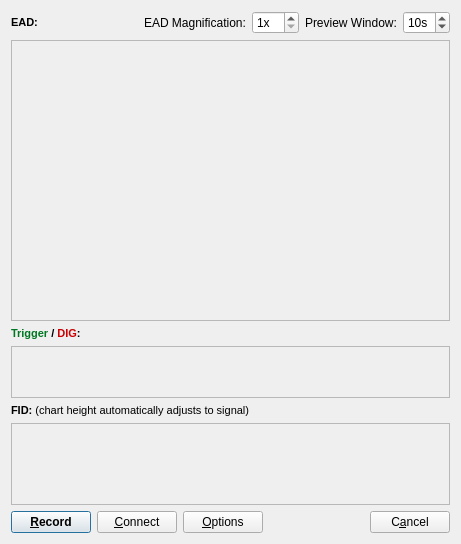
<ui version="4.0" >
 <class>RecordDialogClass</class>
 <widget class="QDialog" name="RecordDialogClass" >
  <property name="windowModality" >
   <enum>Qt::ApplicationModal</enum>
  </property>
  <property name="geometry" >
   <rect>
    <x>0</x>
    <y>0</y>
    <width>461</width>
    <height>544</height>
   </rect>
  </property>
  <property name="windowTitle" >
   <string>Record</string>
  </property>
  <layout class="QVBoxLayout" name="verticalLayout_3" >
   <item>
    <layout class="QHBoxLayout" name="horizontalLayout_2" >
     <item>
      <widget class="QLabel" name="label" >
       <property name="font" >
        <font>
         <family>MS Shell Dlg 2</family>
         <pointsize>8</pointsize>
         <weight>75</weight>
         <italic>false</italic>
         <bold>true</bold>
         <underline>false</underline>
         <strikeout>false</strikeout>
        </font>
       </property>
       <property name="text" >
        <string>EAD:</string>
       </property>
      </widget>
     </item>
     <item>
      <spacer name="horizontalSpacer" >
       <property name="orientation" >
        <enum>Qt::Horizontal</enum>
       </property>
       <property name="sizeHint" stdset="0" >
        <size>
         <width>40</width>
         <height>20</height>
        </size>
       </property>
      </spacer>
     </item>
     <item>
      <widget class="QLabel" name="label_2" >
       <property name="text" >
        <string>EAD Magnification:</string>
       </property>
      </widget>
     </item>
     <item>
      <widget class="QSpinBox" name="spnMag" >
       <property name="suffix" >
        <string>x</string>
       </property>
       <property name="minimum" >
        <number>1</number>
       </property>
       <property name="maximum" >
        <number>10</number>
       </property>
       <property name="value" >
        <number>1</number>
       </property>
      </widget>
     </item>
     <item>
      <widget class="QLabel" name="label_3" >
       <property name="text" >
        <string>Preview Window:</string>
       </property>
      </widget>
     </item>
     <item>
      <widget class="QSpinBox" name="spnWindow" >
       <property name="suffix" >
        <string>s</string>
       </property>
       <property name="minimum" >
        <number>5</number>
       </property>
       <property name="maximum" >
        <number>60</number>
       </property>
       <property name="value" >
        <number>10</number>
       </property>
      </widget>
     </item>
    </layout>
   </item>
   <item>
    <widget class="QFrame" name="frame" >
     <property name="sizePolicy" >
      <sizepolicy vsizetype="Expanding" hsizetype="Expanding" >
       <horstretch>0</horstretch>
       <verstretch>0</verstretch>
      </sizepolicy>
     </property>
     <property name="frameShape" >
      <enum>QFrame::StyledPanel</enum>
     </property>
     <property name="frameShadow" >
      <enum>QFrame::Plain</enum>
     </property>
     <layout class="QHBoxLayout" name="horizontalLayout_6" >
      <property name="spacing" >
       <number>0</number>
      </property>
      <property name="margin" >
       <number>0</number>
      </property>
      <item>
       <widget class="SweepWidget" native="1" name="eadSignal" >
        <property name="minimumSize" >
         <size>
          <width>0</width>
          <height>100</height>
         </size>
        </property>
       </widget>
      </item>
     </layout>
    </widget>
   </item>
   <item>
    <widget class="QLabel" name="label_5" >
     <property name="font" >
      <font>
       <family>MS Shell Dlg 2</family>
       <pointsize>8</pointsize>
       <weight>75</weight>
       <italic>false</italic>
       <bold>true</bold>
       <underline>false</underline>
       <strikeout>false</strikeout>
      </font>
     </property>
     <property name="text" >
      <string>&lt;!DOCTYPE HTML PUBLIC "-//W3C//DTD HTML 4.0//EN" "http://www.w3.org/TR/REC-html40/strict.dtd">
&lt;html>&lt;head>&lt;meta name="qrichtext" content="1" />&lt;style type="text/css">
p, li { white-space: pre-wrap; }
&lt;/style>&lt;/head>&lt;body style=" font-family:'MS Shell Dlg 2'; font-size:8pt; font-weight:600; font-style:normal;">
&lt;p style=" margin-top:0px; margin-bottom:0px; margin-left:0px; margin-right:0px; -qt-block-indent:0; text-indent:0px;">&lt;span style=" color:#007722;">Trigger&lt;/span> / &lt;span style=" color:#cc0000;">DIG&lt;/span>:&lt;/p>&lt;/body>&lt;/html></string>
     </property>
    </widget>
   </item>
   <item>
    <widget class="QFrame" name="frame_3" >
     <property name="frameShape" >
      <enum>QFrame::StyledPanel</enum>
     </property>
     <property name="frameShadow" >
      <enum>QFrame::Raised</enum>
     </property>
     <layout class="QVBoxLayout" name="verticalLayout_2" >
      <property name="spacing" >
       <number>0</number>
      </property>
      <property name="margin" >
       <number>0</number>
      </property>
      <item>
       <widget class="DigitalSignalsWidget" native="1" name="digitalSignals" >
        <property name="minimumSize" >
         <size>
          <width>0</width>
          <height>50</height>
         </size>
        </property>
       </widget>
      </item>
     </layout>
    </widget>
   </item>
   <item>
    <widget class="QLabel" name="label_4" >
     <property name="font" >
      <font>
       <family>MS Shell Dlg 2</family>
       <pointsize>8</pointsize>
       <weight>75</weight>
       <italic>false</italic>
       <bold>true</bold>
       <underline>false</underline>
       <strikeout>false</strikeout>
      </font>
     </property>
     <property name="text" >
      <string>&lt;!DOCTYPE HTML PUBLIC "-//W3C//DTD HTML 4.0//EN" "http://www.w3.org/TR/REC-html40/strict.dtd">
&lt;html>&lt;head>&lt;meta name="qrichtext" content="1" />&lt;style type="text/css">
p, li { white-space: pre-wrap; }
&lt;/style>&lt;/head>&lt;body style=" font-family:'MS Shell Dlg 2'; font-size:8pt; font-weight:600; font-style:normal;">
&lt;p style=" margin-top:0px; margin-bottom:0px; margin-left:0px; margin-right:0px; -qt-block-indent:0; text-indent:0px;">FID: &lt;span style=" font-weight:400;">(chart height automatically adjusts to signal)&lt;/span>&lt;/p>&lt;/body>&lt;/html></string>
     </property>
    </widget>
   </item>
   <item>
    <widget class="QFrame" name="frame_2" >
     <property name="frameShape" >
      <enum>QFrame::StyledPanel</enum>
     </property>
     <property name="frameShadow" >
      <enum>QFrame::Raised</enum>
     </property>
     <layout class="QVBoxLayout" name="verticalLayout" >
      <property name="spacing" >
       <number>0</number>
      </property>
      <property name="margin" >
       <number>0</number>
      </property>
      <item>
       <widget class="SweepWidget" native="1" name="fidSignal" >
        <property name="minimumSize" >
         <size>
          <width>50</width>
          <height>80</height>
         </size>
        </property>
       </widget>
      </item>
     </layout>
    </widget>
   </item>
   <item>
    <layout class="QHBoxLayout" name="horizontalLayout_5" >
     <item>
      <widget class="QPushButton" name="btnRecord" >
       <property name="font" >
        <font>
         <family>MS Shell Dlg 2</family>
         <pointsize>9</pointsize>
         <weight>75</weight>
         <italic>false</italic>
         <bold>true</bold>
         <underline>false</underline>
         <strikeout>false</strikeout>
        </font>
       </property>
       <property name="text" >
        <string>&amp;Record</string>
       </property>
       <property name="default" >
        <bool>true</bool>
       </property>
      </widget>
     </item>
     <item>
      <widget class="QPushButton" name="btnConnect" >
       <property name="text" >
        <string>&amp;Connect</string>
       </property>
       <property name="autoDefault" >
        <bool>false</bool>
       </property>
      </widget>
     </item>
     <item>
      <widget class="QPushButton" name="btnOptions" >
       <property name="text" >
        <string>&amp;Options</string>
       </property>
       <property name="autoDefault" >
        <bool>false</bool>
       </property>
      </widget>
     </item>
     <item>
      <spacer name="horizontalSpacer_3" >
       <property name="orientation" >
        <enum>Qt::Horizontal</enum>
       </property>
       <property name="sizeHint" stdset="0" >
        <size>
         <width>40</width>
         <height>20</height>
        </size>
       </property>
      </spacer>
     </item>
     <item>
      <widget class="QPushButton" name="btnCancel" >
       <property name="text" >
        <string>C&amp;ancel</string>
       </property>
       <property name="autoDefault" >
        <bool>false</bool>
       </property>
      </widget>
     </item>
    </layout>
   </item>
  </layout>
 </widget>
 <layoutdefault spacing="6" margin="11" />
 <customwidgets>
  <customwidget>
   <class>SweepWidget</class>
   <extends>QWidget</extends>
   <header location="global" >Widgets/SweepWidget.h</header>
   <container>1</container>
  </customwidget>
  <customwidget>
   <class>DigitalSignalsWidget</class>
   <extends>QWidget</extends>
   <header location="global" >Widgets/DigitalSignalsWidget.h</header>
   <container>1</container>
  </customwidget>
 </customwidgets>
 <tabstops>
  <tabstop>btnCancel</tabstop>
  <tabstop>spnMag</tabstop>
  <tabstop>spnWindow</tabstop>
  <tabstop>btnConnect</tabstop>
 </tabstops>
 <resources/>
 <connections/>
</ui>
